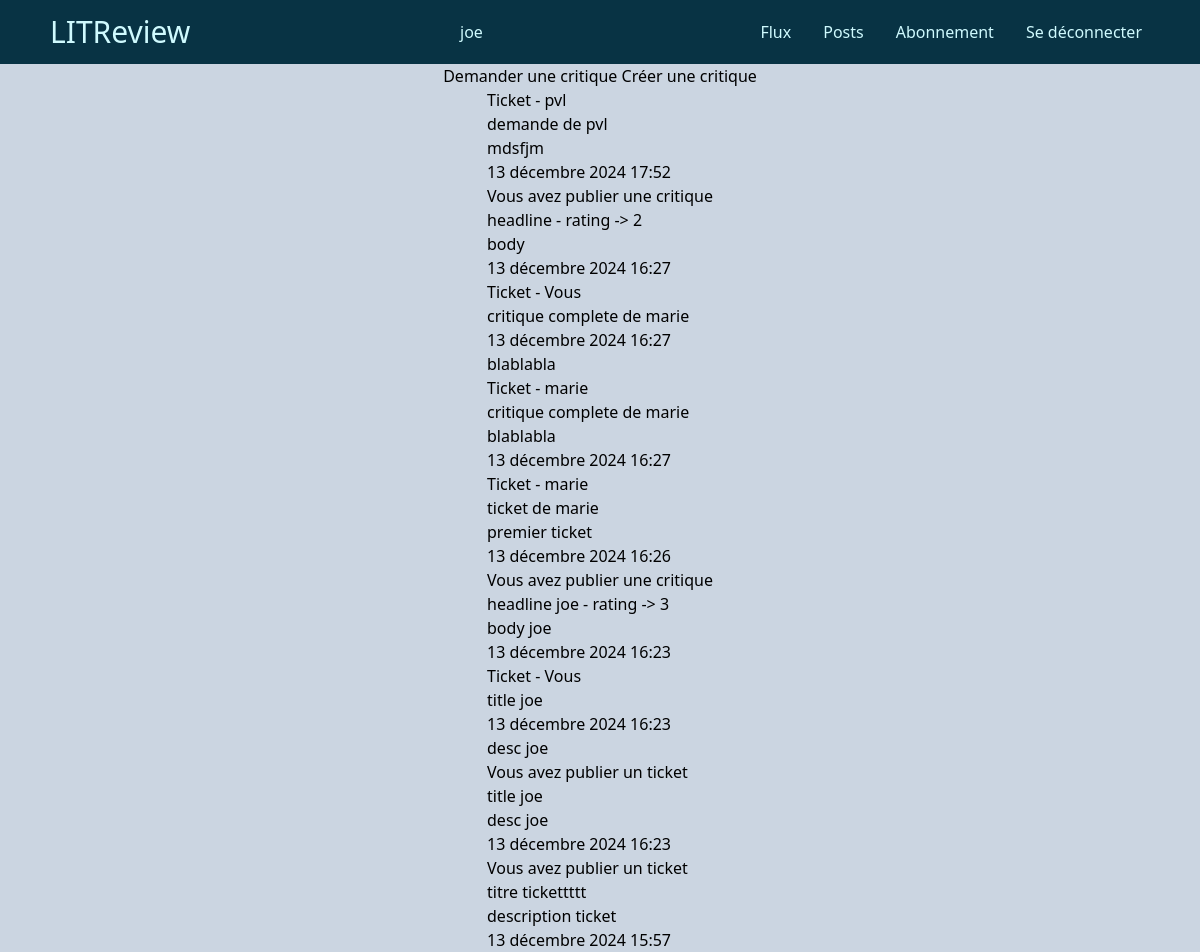
/review/flux/ (signed in), run on an earlier commit of the app's database.
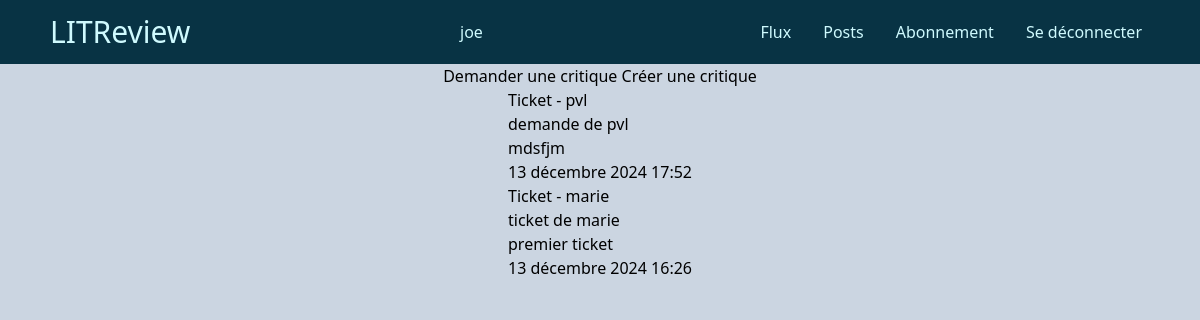
And on a later commit of the database.
### review/models.py (models this page shows, shortened)
class Ticket(models.Model):
    title = models.CharField(max_length=128)
    description = models.CharField(max_length=2048, blank=True)
    user = models.ForeignKey(to=settings.AUTH_USER_MODEL, on_delete=models.CASCADE)
    image = models.ImageField(null=True, blank=True)
    time_created = models.DateTimeField(auto_now_add=True)

class Review(models.Model):
    ticket = models.ForeignKey(to=Ticket, on_delete=models.CASCADE)
    rating = models.PositiveSmallIntegerField(validators=[MinValueValidator(0), MaxValueValidator(5)])
    headline = models.CharField(max_length=128)
    body = models.CharField(max_length=8192, blank=True)
    user = models.ForeignKey(to=settings.AUTH_USER_MODEL, on_delete=models.CASCADE)
    time_created = models.DateTimeField(auto_now_add=True)

### authentication/models.py (models this page shows, shortened)
class User(AbstractBaseUser, PermissionsMixin):
    username = models.CharField(max_length=20, unique=True)
    is_active = models.BooleanField(default=True)
    is_superuser = models.BooleanField(default=False)
    is_staff = models.BooleanField(default=False)
    date_joined = models.DateTimeField(default=timezone.now)
    last_login = models.DateTimeField(blank=True, null=True)
    objects = CustomUserManager()
    USERNAME_FIELD = 'username'
    REQUIRED_FIELDS = []

### review/views.py (the view)
# urls.py: path('flux/', views.FluxView.as_view(), name='flux'),
class FluxView(LoginRequiredMixin, View):
    template = 'review/flux.html'
    ticket_class = models.Ticket
    review_class = models.Review
    def get(self, request):
        users_viewable = User.objects.filter(
            Q(follow_user__user = request.user) |
            Q(pk=request.user.pk)
        )
        tickets = self.ticket_class.objects.filter(user__in=users_viewable)
        tickets = tickets.annotate(content_type=Value('TICKET', CharField()))
        reviews = self.review_class.objects.filter(user__in=users_viewable)
        reviews = reviews.annotate(content_type=Value('REVIEW', CharField()))
        posts = sorted(
            chain(tickets, reviews),
            key=lambda post: post.time_created,
            reverse=True
        )
        messages.success(request, 'test')
        return render(request, self.template, context={'posts': posts})

### review/templates/review/flux.html
{% extends 'base.html' %}
{% block content %}
    <div class="flux_head">
        <a href="{% url 'create_ticket' %}">Demander une critique</a>
        <a href="{% url 'create_review' %}">Créer une critique</a>
    </div>
    <div>
        {% for post in posts %}
            <div class="cadre">
                {% if post.content_type == 'TICKET' %}
                    {% include 'review/partials/ticket_snippet.html' %}
                {% elif post.content_type == 'REVIEW' %}
                    {% include 'review/partials/review_snippet.html' %}
                {% endif %}
            </div>
        {% endfor %}
    </div>
{% endblock %}

### review/templates/review/partials/ticket_snippet.html (shortened to what this page needs)
<div class="head_left">
    {% if post.user == user %}
    <p>Vous avez publier un ticket</p>
    {% else %}
    <p>Ticket - {{ post.user }}</p>
    {% endif %}
    <p>{{ post.title }}</p>
    <p>{{ post.description }}</p>
</div>
<p>{{ post.time_created }}</p>

### review/templates/review/partials/review_snippet.html (shortened to what this page needs)
<div class="head_left">
    <p>Vous avez publier une critique</p>
    <p>{{ post.headline }} - rating -> {{ post.rating }}</p>
    <p>{{ post.body }}</p>
</div>
<p>{{ post.time_created }}</p>
<div class="ticket">
    <p>Ticket - Vous</p>
    <p>{{ post.ticket.title }}</p>
    <p>{{ post.ticket.time_created }}</p>
    <p>{{ post.ticket.description }}</p>
</div>

What changed in the data, as far as the page shows it:
removed Review: headline "headline", rating "2", body "body", time_created "13 décembre 2024 16:27", ticket "critique complete de marie", ticket.time_created "13 décembre 2024 16:27", ticket.description "blablabla"
removed Ticket: user "marie", title "critique complete de marie", description "blablabla", time_created "13 décembre 2024 16:27"
removed Review: headline "headline joe", rating "3", body "body joe", time_created "13 décembre 2024 16:23", ticket "title joe", ticket.time_created "13 décembre 2024 16:23", ticket.description "desc joe"
removed Ticket: shows "Vous avez publier un ticket", title "title joe", description "desc joe", time_created "13 décembre 2024 16:23"
removed Ticket: shows "Vous avez publier un ticket", title "titre tickettttt", description "description ticket", time_created "13 décembre 2024 15:57"
